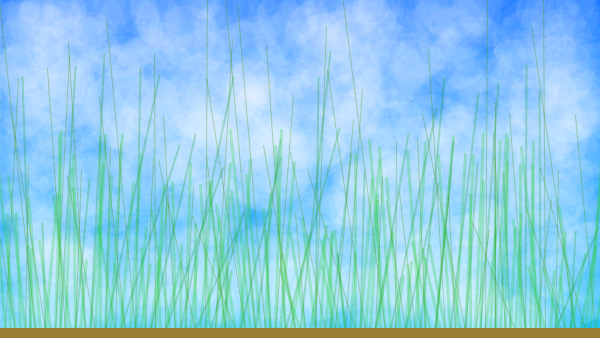
Frame 1 (no input)
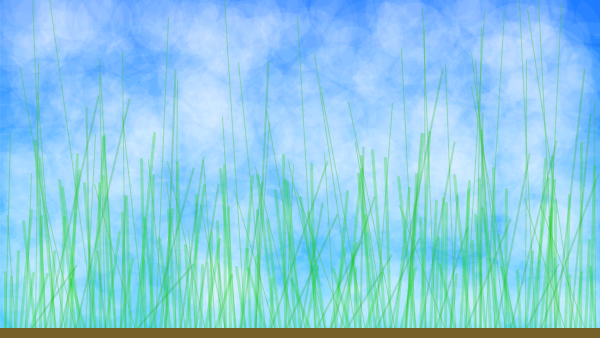
Frame 60 (the mouse pressed at the canvas centre just before this capture)
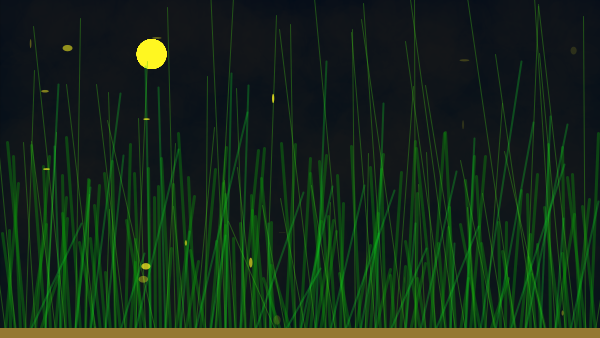
Frame 120 (the mouse held since frame 60 and released just before this capture)

The Processing sketch that drew these frames (run headless with seeded random() and noise(); from frame 60 on, the mouse is pressed at the canvas centre):

// Processing sketch: processing_118315
// ── processing_118315.pde

/*
*Green, Green, Grass of Home
*a summer time grass
*moon rise and set
*fireflies flying during the night
*raining when the minute of time around 0-20 

**by KokFu Lok
**kokfu89@gmail.com

 References:
 -cloud & windy background by Funatti
 http://www.openprocessing.org/sketch/10859
 -moving moon on a bezier curve
 http://forum.processing.org/one/topic/moving-an-object-along-a-bezier-curve.html
 -grass
 http://www.openprocessing.org/sketch/44747
 -rain
 http://www.openprocessing.org/sketch/16707
 https://www.google.com/url?q=http://www.openprocessing.org/sketch/44747&sa=U&ei=gC1wUu2MGciKrQe5yIGwCA&ved=0CAcQFjAA&client=internal-uds-cse&usg=AFQjCNGf3bBIHCPEqHZzFGe9QGnLs0rmAg
 */

int N = 1300;
color palette[] = new color[255];
Particle particles[] = new Particle[N];
Rain[] rain = new Rain[200];//density of rain

void setup() {
  size(600, 338);
  colorMode(HSB, 255);
  fill(255);
  createPalette();
  createParticles();
  for (int i = 0; i < rain.length; i++) {
    rain[i] = new Rain(random(width), random(height), random(50));
  }
}


void draw() {
  for (int i=0; i<height; i++) {
    stroke(palette[int(map(i, 0, height, 0, 255))]);
    line(0, i, width, i);
  }  
  for (int j=0; j<N; j++) {
    particles[j].draw();
    particles[j].move();
  }

  daylight();
  moon();

  grass(2, 3, 5, 5, -20, 20, 50, 200);
  grass(2, 1, 10, 5, -50, 20, 100, 350);
  grass(4, 2, 15, 30, -10, 60, 60, 280);
  earth();
  firefly();

  strokeWeight(1);
  int tm=minute();
  if (tm>0 && tm<20) {
    for (int i = 0; i < rain.length; i++) {
      rain[i].move();
      rain[i].display();
    }
  }
}

class Rain {
  float x, y, s;
  Rain(float _x, float _y, float _s) {
    x = _x;
    y = _y;
    s = _s;
  }
  void move() {
    y += s;
    if (y > height) y = 0;
  }
  void display() {
    stroke(132, 204, random(100,201), random(80, 180));
    line(x, y, x, y + random(60));//random control the max length
  }
}


void firefly() {
  float t=second();
  for (float i=t;i<31;i++) {
    noStroke();
    fill(41, 87*2.55, 100*2.55, random(30, 200));
    ellipse(random(width), random(30, height), random(0.1, 10), random(0.1, 10));
  }
}

void grass(float frame, float sWeight, float xstep, float border, 
float minSwing, float maxSwing, float minHeight, float maxHeight) {
  noFill();
  int t = second();
  frameRate(frame);
  float x = 10;
  float y = 338-8;

  //grassPositions
  stroke(252);
  for (x=border; x<=width-border; x+=xstep) {
    point(x, y);
  }
  //drawGrasses
  stroke(random(92*0.7, 130*0.7), random( 198, 255), random(150, 255), random(60, 100));
  strokeWeight(sWeight);
  for (x=border; x<=width-border; x+=xstep) {
    float x1 = x+random(minSwing, maxSwing);
    float y1 = y-random(minHeight, maxHeight);
    line(x, y, x1, y1);
  }
}



void earth() {
  noStroke();
  fill(43*0.7, 67*2.55, random(80, 64*2.55));
  rect(0, 338-10, width, 10);
}
void moon() {
  int x1=-22;
  int x2=20;
  int x3=580;
  int x4=622;
  int y1=200;
  int y2=-20;

  noFill();
  noStroke();
  bezier(x1, y1, x2, y2, x3, y2, x4, y1);

  //moon
  float t =  second()*0.033;
  float x = bezierPoint(x1, x2, x3, x4, t);
  float y = bezierPoint( y1, y2, y2, y1, t);

  fill(41, 87*2.55, 100*2.55);//moon color
  for (float i=t*100; i<51;i++) { 

    ellipse(x, y, 45*2*t, 45*2*t);
  }
  for (float i=t*100; i>50 && i<101;i++) { 
    ellipse(x, y, 45/(2*t), 45/(2*t));
  }

  //fill(53*0.7,50*2.55,100*2.55); //sun color
  //fill(41,87*2.55,100*2.55); //moon color
}

void daylight() {
  //daylight
  noStroke();
  float angle1=radians(second()*6);
  float sinval=(sin(angle1)*255)+10;
  fill(0, 100, 0, sinval);
  rect(0, 0, width, height);
}


void createParticles() {
  for (int i=0; i<N; i++) {
    particles[i] = new Particle(random(width), random(height), int(random(100)));
  }
}

void createPalette() {
  for (int i=0; i<255; i++) {
    palette[i] = color((255-i)/20+140, 255, 255);
  }
}

class Particle {
  float x;
  float y;
  int s;

  Particle(float _x, float _y, int _s) {
    x = _x;
    y = _y;
    s = _s;
  }

  void move() {
    x += random(6);
    y += random(5) - 2;

    if (x<0) x = width;
    if (x>width) x = 0;
    if (y<0) y = height;
    if (y>height) y = 0;
  }

  void draw() {
    fill(255, 15);
    noStroke();
    ellipse(x, y, s, s);
  }
}
